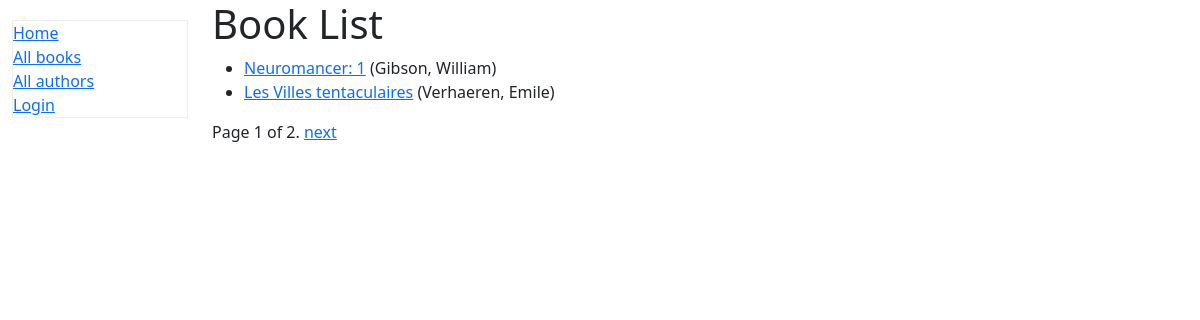
/catalog/books/, run on the app's committed database.
### catalog/models.py (models this page shows, shortened)
class Book(models.Model):
    title = models.CharField(max_length=200)
    author = models.ForeignKey(Author, on_delete=models.RESTRICT, null=True)
    summary = models.TextField(
        max_length=1000, help_text="Enter a brief description of the book")
    isbn = models.CharField('ISBN', max_length=13,
                            unique=True,
                            help_text='13 Character <a href="https://www.isbn-international.org/content/what-isbn'
                                      '">ISBN number</a>')
    genre = models.ManyToManyField(
        Genre, help_text="Select a genre for this book")
    language = models.ForeignKey(
        'Language', on_delete=models.SET_NULL, null=True)
    def get_absolute_url(self):
        return reverse('book-detail', args=[str(self.id)])
    def display_genre(self):
        """Create a string for the Genre. This is required to display genre in Admin."""
        return ', '.join(genre.name for genre in self.genre.all()[:3])
    display_genre.short_description = 'Gênero'

class Author(models.Model):
    first_name = models.CharField(max_length=100)
    last_name = models.CharField(max_length=100)
    date_of_birth = models.DateField(null=True, blank=True)
    date_of_death = models.DateField('Died', null=True, blank=True)
    class Meta:
        ordering = ['last_name', 'first_name']
    def __str__(self):
        return f'{self.last_name}, {self.first_name}'

### catalog/views.py (the view)
# urls.py: path('books/', views.BookListView.as_view(), name='books'),
class BookListView(generic.ListView):
    model = Book
    context_object_name = 'book_list'   # your own name for the list as a template
    template_name = 'catalog/book_list.html'
    paginate_by = 2
    def get_context_data(self, **kwargs):
        context = super(BookListView, self).get_context_data(**kwargs)
        context['some_data'] = 'This is just some data'
        return context

### catalog/templates/catalog/book_list.html
{% extends "base_generic.html" %}
{% block content %}
  <h1>Book List</h1>
  {% if book_list %}
    <ul>
      {% for book in book_list %}
      <li>
        <a href="{{ book.get_absolute_url }}">{{ book.title }}</a>
        ({{book.author}})
      </li>
      {% endfor %}
    </ul>
  {% else %}
    <p>There are no books in the library.</p>
  {% endif %}
{% endblock %}

### data on the page
Book: title "Neuromancer: 1", author "Gibson, William"
Book: title "Les Villes tentaculaires", author "Verhaeren, Emile"

### other printed values
{{ page_obj.number }} "1"
{{ page_obj.paginator.num_pages }} "2"
